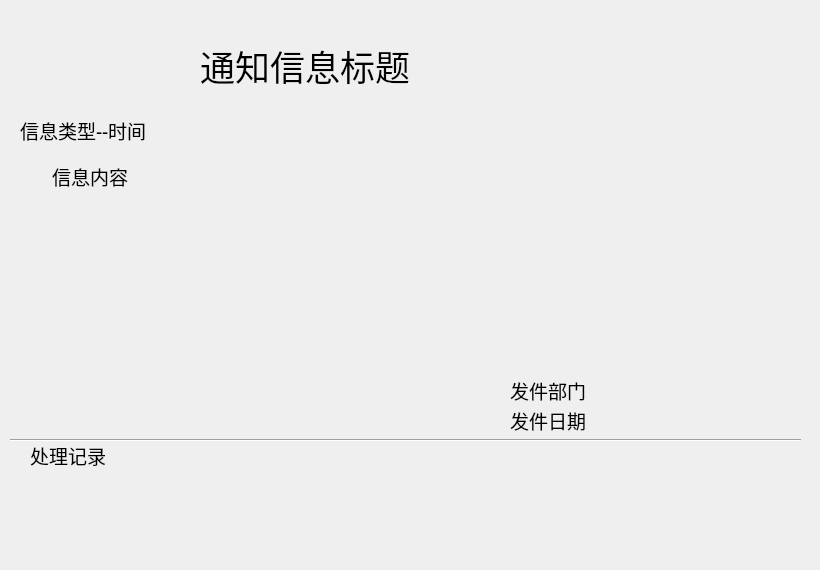
<?xml version="1.0" encoding="UTF-8"?>
<ui version="4.0">
 <class>RemindInterface</class>
 <widget class="QDialog" name="RemindInterface">
  <property name="geometry">
   <rect>
    <x>0</x>
    <y>0</y>
    <width>820</width>
    <height>570</height>
   </rect>
  </property>
  <property name="windowTitle">
   <string>Dialog</string>
  </property>
  <widget class="QLabel" name="label">
   <property name="geometry">
    <rect>
     <x>200</x>
     <y>20</y>
     <width>481</width>
     <height>91</height>
    </rect>
   </property>
   <property name="font">
    <font>
     <family>宋体</family>
     <pointsize>26</pointsize>
    </font>
   </property>
   <property name="text">
    <string>通知信息标题</string>
   </property>
  </widget>
  <widget class="QLabel" name="label_2">
   <property name="geometry">
    <rect>
     <x>20</x>
     <y>120</y>
     <width>601</width>
     <height>21</height>
    </rect>
   </property>
   <property name="font">
    <font>
     <family>宋体</family>
     <pointsize>14</pointsize>
    </font>
   </property>
   <property name="text">
    <string>信息类型--时间</string>
   </property>
  </widget>
  <widget class="QLabel" name="label_3">
   <property name="geometry">
    <rect>
     <x>50</x>
     <y>160</y>
     <width>741</width>
     <height>171</height>
    </rect>
   </property>
   <property name="font">
    <font>
     <family>宋体</family>
     <pointsize>14</pointsize>
    </font>
   </property>
   <property name="text">
    <string>信息内容</string>
   </property>
   <property name="textFormat">
    <enum>Qt::AutoText</enum>
   </property>
   <property name="alignment">
    <set>Qt::AlignLeading|Qt::AlignLeft|Qt::AlignTop</set>
   </property>
   <property name="wordWrap">
    <bool>true</bool>
   </property>
   <property name="indent">
    <number>2</number>
   </property>
   <property name="openExternalLinks">
    <bool>false</bool>
   </property>
  </widget>
  <widget class="QLabel" name="label_4">
   <property name="geometry">
    <rect>
     <x>510</x>
     <y>380</y>
     <width>221</width>
     <height>21</height>
    </rect>
   </property>
   <property name="font">
    <font>
     <family>宋体</family>
     <pointsize>14</pointsize>
    </font>
   </property>
   <property name="text">
    <string>发件部门</string>
   </property>
  </widget>
  <widget class="QLabel" name="label_5">
   <property name="geometry">
    <rect>
     <x>510</x>
     <y>410</y>
     <width>221</width>
     <height>21</height>
    </rect>
   </property>
   <property name="font">
    <font>
     <family>宋体</family>
     <pointsize>14</pointsize>
    </font>
   </property>
   <property name="text">
    <string>发件日期</string>
   </property>
  </widget>
  <widget class="Line" name="line">
   <property name="geometry">
    <rect>
     <x>10</x>
     <y>430</y>
     <width>791</width>
     <height>20</height>
    </rect>
   </property>
   <property name="orientation">
    <enum>Qt::Horizontal</enum>
   </property>
  </widget>
  <widget class="QLabel" name="label_6">
   <property name="geometry">
    <rect>
     <x>30</x>
     <y>440</y>
     <width>121</width>
     <height>31</height>
    </rect>
   </property>
   <property name="font">
    <font>
     <family>AcadEref</family>
     <pointsize>14</pointsize>
    </font>
   </property>
   <property name="text">
    <string>处理记录</string>
   </property>
  </widget>
 </widget>
 <resources/>
 <connections/>
</ui>
